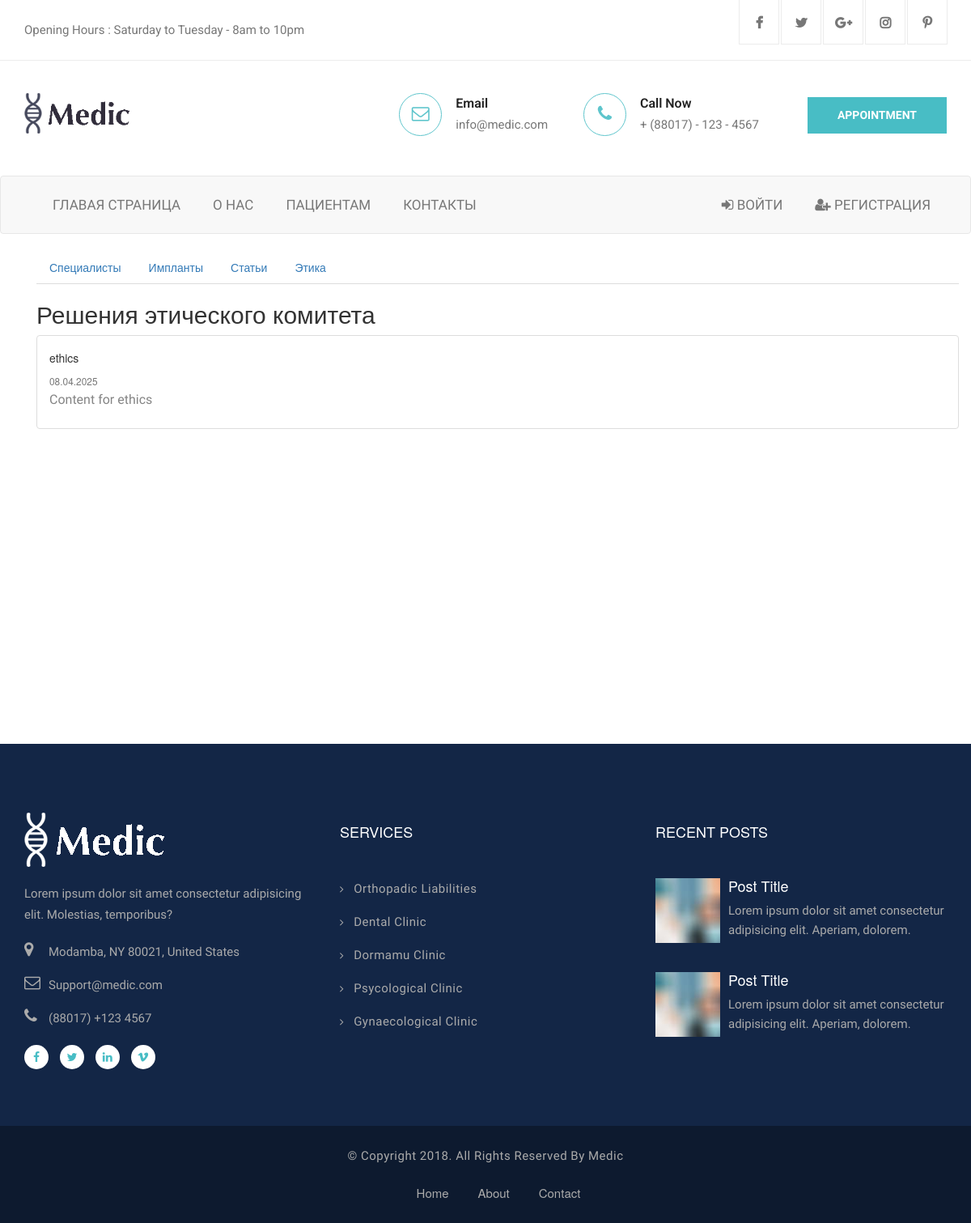
The page /patients/ethics on the database its author committed.
### models.py (models this page shows)
class EthicsDecision(db.Model):
    id = db.Column(db.Integer, primary_key=True)
    title = db.Column(db.String(200), nullable=False)
    content = db.Column(db.Text, nullable=False)
    decision_date = db.Column(db.Date, nullable=False)

### views.py (the view)
@app.route('/patients/ethics')
def ethics_committee():
    decisions = EthicsDecision.query.order_by(EthicsDecision.decision_date.desc()).all()
    return render_template('patients/ethics.html', decisions=decisions)

### views.py (called while the page is built)
@app.context_processor
def inject_user():
    return dict(current_user=current_user)

### templates/patients/ethics.html
{% extends "base.html" %}
{% block content %}
<div class="container mt-4">
    <ul class="nav nav-tabs mb-4">
        <li class="nav-item">
          <a class="nav-link {% if request.path == '/patients/specialists' %}active{% endif %}" href="{{ url_for('certified_specialists') }}">Специалисты</a>
        </li>
        <li class="nav-item">
          <a class="nav-link {% if request.path == '/patients/implants' %}active{% endif %}" href="{{ url_for('implants') }}">Импланты</a>
        </li>
        <li class="nav-item">
          <a class="nav-link {% if request.path == '/patients/articles' %}active{% endif %}" href="{{ url_for('patient_articles') }}">Статьи</a>
        </li>
        <li class="nav-item">
          <a class="nav-link {% if request.path == '/patients/ethics' %}active{% endif %}" href="{{ url_for('ethics_committee') }}">Этика</a>
        </li>
      </ul>
    <h2>Решения этического комитета</h2>
    {% if decisions %}
        <ul class="list-group">
            {% for decision in decisions %}
            <li class="list-group-item">
                <h5>{{ decision.title }}</h5>
                <small class="text-muted">{{ decision.decision_date.strftime('%d.%m.%Y') }}</small>
                <p>{{ decision.content }}</p>
            </li>
            {% endfor %}
        </ul>
    {% else %}
        <p>Решения не найдены.</p>
    {% endif %}
</div>
{% endblock %}

### static/css/style.css (style rules this page uses)
body { line-height: 1.4; font-family: "Source Sans Pro", sans-serif; -webkit-font-smoothing: antialiased; }
p { font-family: "Source Sans Pro", sans-serif; color: #848484; font-size: 16px; }
h1, h2, h3, h4, h5, h6 { font-family: "Roboto", sans-serif; font-weight: 600; }
body { font-size: 15px; color: #777777; line-height: 1.8em; font-weight: 400; background: #ffffff; background-size: cover; background-repeat: no-repeat; background-position: center top; -webkit-font-smoothing: antialiased; font-family: "Roboto", sans-serif; }
a { text-decoration: none; cursor: pointer; }
h1, h2, h3, h4, h5, h6 { margin: 0px; }
p { position: relative; line-height: 1.8em; }
li { list-style: none; padding: 0px; margin: 0px; }

### rows shown on the page
EthicsDecision: title "ethics", decision_date "08.04.2025", content "Content for ethics"
